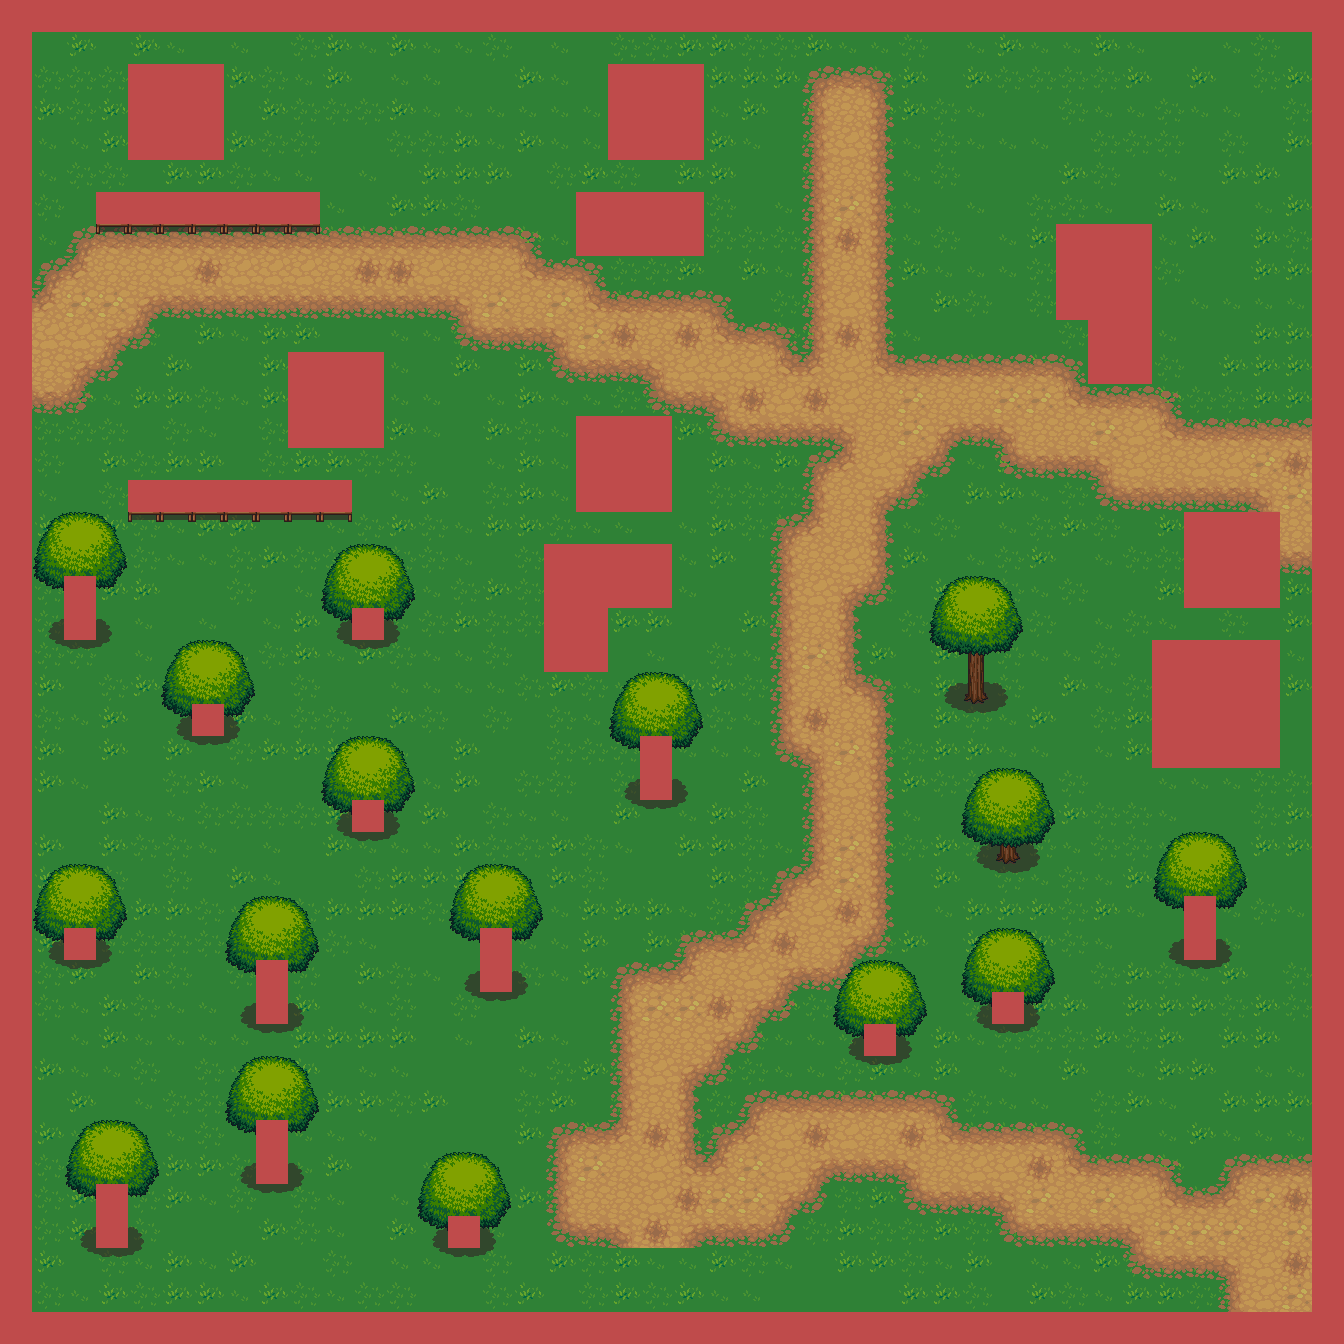

The image is a tile-based game level rendered from a .tmx file. Its description and source (layers, tilesets, objects; grid data summarised) follow:
An orthogonal 42x42 tile map with 32x32 px tiles, 6 tile layers (Tile Layer 2, Tile Layer 1, Tile Layer 3, Tile Layer 4, ...), 6 tilesets.

<map version="1.0" tiledversion="1.1.5" orientation="orthogonal" renderorder="right-down" width="42" height="42" tilewidth="32" tileheight="32" infinite="0" nextobjectid="1">
 <tileset firstgid="1" source="../assets/Terrain.tsx" />
 <tileset firstgid="1025" source="../assets/obj_misk_atlas.tsx" />
 <tileset firstgid="2049" source="../assets/house.tsx" />
 <tileset firstgid="2112" source="../assets/trunk.tsx" />
 <tileset firstgid="2130" source="../assets/treetop.tsx" />
 <tileset firstgid="2172" source="../assets/castlefloors.tsx" />
 <layer name="Tile Layer 2" width="42" height="42">
  <data>[1764 cells, 0 non-empty, 0 distinct tile ids]</data>
 </layer>
 <layer name="Tile Layer 1" width="42" height="42">
  <data>[1764 cells, 1600 non-empty, 1 distinct tile ids]</data>
 </layer>
 <layer name="Tile Layer 3" width="42" height="42">
  <data>[1764 cells, 1600 non-empty, 7 distinct tile ids]</data>
 </layer>
 <layer name="Tile Layer 4" width="42" height="42">
  <data>[1764 cells, 414 non-empty, 25 distinct tile ids]</data>
 </layer>
 <layer name="Tile Layer 5" width="42" height="42">
  <data>[1764 cells, 212 non-empty, 39 distinct tile ids]</data>
 </layer>
 <layer name="Tile Layer 6" width="42" height="42">
  <data>[1764 cells, 423 non-empty, 10 distinct tile ids]</data>
 </layer>
</map>
